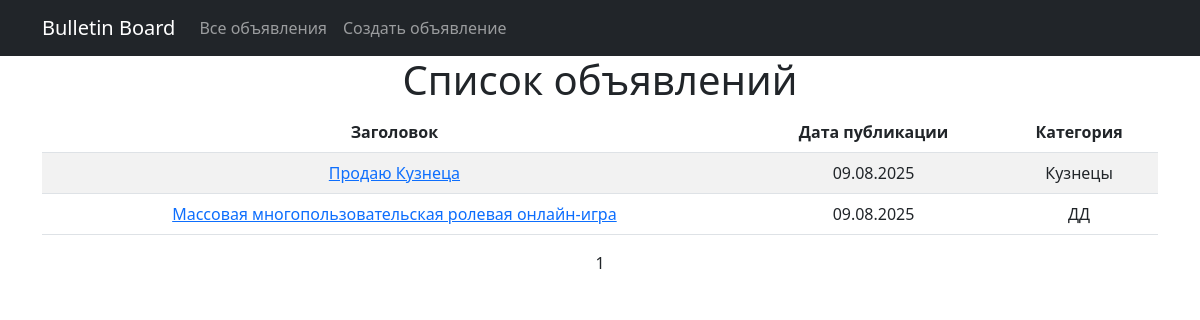
Page /announcements/ on the committed database.
### board/models.py (models this page shows, shortened)
class Announcement(models.Model):
    author = models.ForeignKey(get_user_model(), on_delete=models.CASCADE)
    category = models.ForeignKey(Category, on_delete=models.CASCADE)
    title = models.CharField(max_length=200)
    content = models.TextField()
    created_at = models.DateTimeField(auto_now_add=True)
    video_url = models.URLField(blank=True, null=True)

class Category(models.Model):
    name = models.CharField(max_length=100, unique=True)
    created_at = models.DateTimeField(auto_now_add=True)

### board/views.py (the view)
# urls.py: path('announcements/', AnnouncementListView.as_view(), name='announcement_list'),
class AnnouncementListView(ListView):
    model = Announcement
    template_name = 'BB_list.html'
    context_object_name = 'announcement'
    paginate_by = 10
    def get_queryset(self):
        return Announcement.objects.order_by('-created_at')

### templates/BB_list.html (shortened to what this page needs)
{% extends 'flatpages/default.html' %}
{% block content %}
<h1>Список объявлений</h1>
<table class="table table-striped">
    <thead>
        <tr>
            <th>Заголовок</th>
            <th>Дата публикации</th>
            <th>Категория</th>
        </tr>
    </thead>
    <tbody>
        {% for announcement in page_obj %}
        <tr>
            <td>
                <a href="{% url 'announcement_detail' announcement.id %}">{{ announcement.title }}</a>
            </td>
            <td>{{ announcement.created_at|date:"d.m.Y" }}</td>
            <td>{{ announcement.category.name }}</td>
        </tr>
        {% empty %}
        <tr>
            <td colspan="3">Объявлений пока нет.</td>
        </tr>
        {% endfor %}
    </tbody>
</table>
{{ page_obj.number }}
{% endblock content %}

### rows in the picture
Announcement: title "Продаю Кузнеца", created_at "09.08.2025", category.name "Кузнецы"
Announcement: title "Массовая многопользовательская ролевая онлайн-игра", created_at "09.08.2025", category.name "ДД"

### other values in the picture
{{ page_obj.number }} "1"
